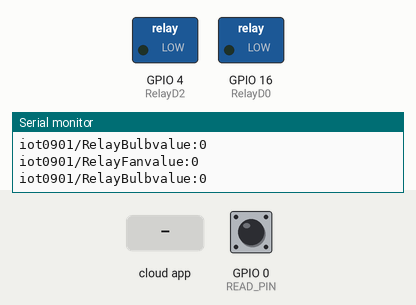
A sketch run on a simulated ESP8266 (NodeMCU). On the bench: switched loads named in the sketch (green lamp = pin HIGH), the last lines printed to the serial monitor. The inputs (shaded band) are chosen by the test bench; at power-on: GPIO 0 (READ_PIN) HIGH. WiFi joins after 1.5 s; servers stay silent unless stated; the Firebase database answers and starts empty.

Above: at 2.7 s.
2.8 s: GPIO 0 (READ_PIN) pulled LOW for 3.2 s
At 6.8 s:
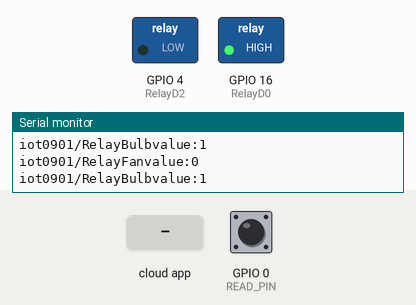
7.5 s: the phone or cloud app sets RelayFan to 1
At 8.7 s:
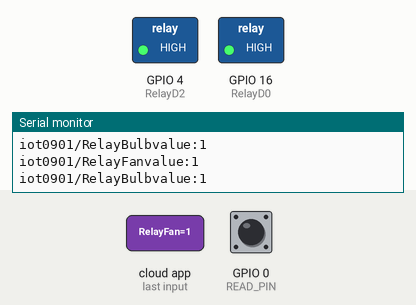
9.0 s: the phone or cloud app sets RelayBulb to 0
At 9.6 s:
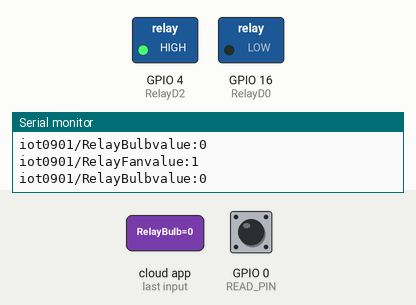
10.6 s: the phone or cloud app sets RelayBulb to 1
At 11.8 s:
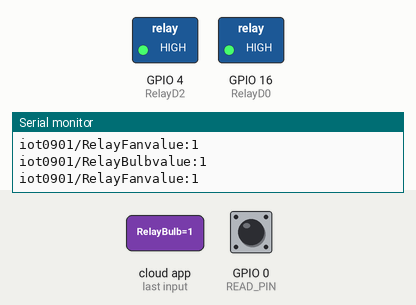
12.1 s: the phone or cloud app sets RelayFan to 0
At 12.8 s:
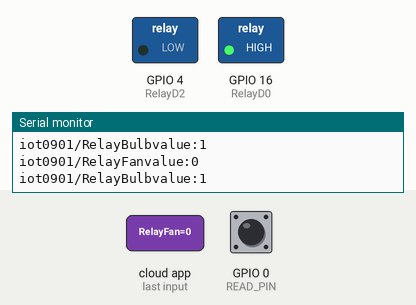
Timing chart, 0 to 14.8 s (numbered marks = the images above; inputs shaded):
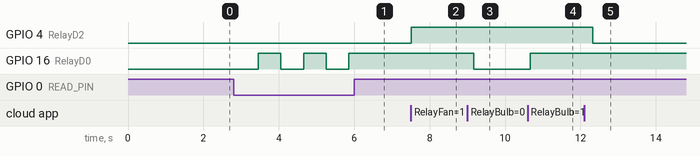

The sketch:

20180930_firebase2relay.ino
```cpp
/*
  Using ESP8266 to connect to Firebase
  Step 1: read value of switch,
          if the switch is pressed, then change the value in Firebase
  Step 2: read the Firebase value to set relay (LED)

  Library: FirebaseArduino
      1. download: https://github.com/FirebaseExtended/firebase-arduino
      2. import library
*/

#include <ESP8266WiFi.h>
#include <FirebaseArduino.h>

// Set connection information.
#define FIREBASE_HOST "arduino-ff0bc.firebaseio.com"
#define FIREBASE_AUTH "qGXsCir7KVVbAe2H4DVwWJBgulLThlfHBiA1inqZ"
#define WIFI_SSID "admin"
#define WIFI_PASSWORD "leochenviewaa"
//#define WIFI_SSID "Xiaomi_55-ST"
//#define WIFI_PASSWORD "12345678"

// Set pin value
#define READ_PIN 0    // GPIO: 0,  d1 min:D3
#define LedD1 5       // GPIO: 5,  d1 min D1
#define RelayD0 16    // GPIO: 16, d1 min D0
#define RelayD2 4     // GPIO: 4,  d1 min D2

#define FirebaseRelayNodePath1 "iot0901/RelayBulb"
#define FirebaseRelayNodePath2 "iot0901/RelayFan"

unsigned long previousTime = 0;

void setup() {
  Serial.begin(9600);

  // We start by connecting to a WiFi network
  Serial.println();
  Serial.println();
  Serial.print("Connecting to ");
  Serial.println(WIFI_SSID);

  // connect to wifi.
  WiFi.begin(WIFI_SSID, WIFI_PASSWORD);
  Serial.print("connecting");
  while (WiFi.status() != WL_CONNECTED) {
    Serial.print(".");
    delay(500);
  }

  Serial.println("");
  Serial.println("WiFi connected");
  Serial.print("IP address: ");
  Serial.println(WiFi.localIP());

  // Initialize firebase
  Firebase.begin(FIREBASE_HOST, FIREBASE_AUTH);
  //Firebase.begin(FIREBASE_HOST);

  pinMode(READ_PIN, INPUT_PULLUP) ;
 // pinMode(LedD1, OUTPUT) ;
  pinMode(RelayD0, OUTPUT) ;
  pinMode(RelayD2, OUTPUT) ;
}

void loop() {
  setFirebaseData();
  setRelayByFirebase(FirebaseRelayNodePath1, RelayD0);
  setRelayByFirebase(FirebaseRelayNodePath2, RelayD2);
}

// read value of switch,
// if the switch is pressed, then change the value in Firebase
void setFirebaseData() {
  bool switchValue = !digitalRead(READ_PIN);
  if (switchValue){
    Serial.println("Switch is pressed");
    bool replay = Firebase.getBool(FirebaseRelayNodePath1);
    if (Firebase.success()) {
      Serial.println("Change relay success");
      Firebase.setBool(FirebaseRelayNodePath1, !replay);
    }
    else
      Serial.println("Change relay failed");
  }
}

//  1. get boolean value from refNodePath
//  2. according to returned value to trun on/off the relay
void setRelayByFirebase(String refNodePath, int relayPin) {
  bool refNodeValue = Firebase.getBool(refNodePath);
  if (Firebase.success()) {
    Serial.println(refNodePath + String("value:") + refNodeValue);
    if (refNodeValue) {
      digitalWrite(relayPin, HIGH);
    }
    else {
      digitalWrite(relayPin, LOW);
    }
  }
  else {
    Serial.println("Firebase Failed");
  }
}
```

Measured:
- after the input at 2.8 s, GPIO 16 (RelayD0): alternates HIGH for 0.60 s and LOW for 0.60 s, 5 changes in all, then stays HIGH, starting after 0.66 s
- after the input at 7.5 s, GPIO 4 (RelayD2): LOW → HIGH at once
- after the input at 9.0 s, GPIO 16 (RelayD0): HIGH → LOW after 0.17 s
- after the input at 10.6 s, GPIO 16 (RelayD0): LOW → HIGH after 0.07 s
- after the input at 12.1 s, GPIO 4 (RelayD2): HIGH → LOW after 0.22 s
